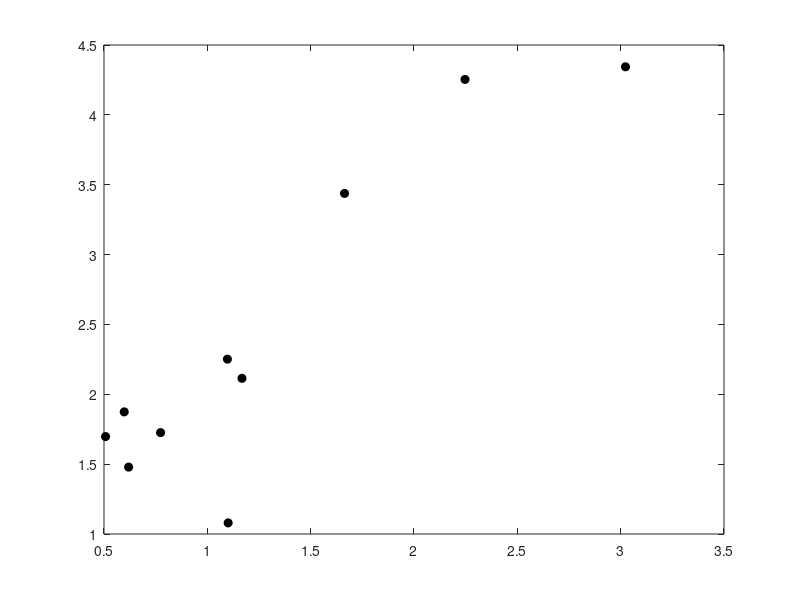

The MATLAB source for this figure:
% t-test tutorial
%
% Copyright 2020 by Joshua I. Gold

%% One-sample t-test for H0:mean=0
%
% Define the population distribution
MU  = 1;
STD = 1;

% Get random samples
N = 10;
X = normrnd(MU, STD, N, 1);

% Compute the sample mean
Xbar = mean(X);

% Compute the sample std
S = sqrt((1./(N-1)).*sum((X-Xbar).^2)); % same as S = std(X);

% Compute the t-statistic 
t = Xbar*sqrt(N)/S;

% The p-value is the probabilty of obtaining the t-statistic under the
% null hypothesis; that is, 1 minus the cdf of the t-distribution, given
% n-1 degrees of freedom (multiplied by two because we are looking at two
% symmetric tails)
p = 2.*(1-tcdf(t, N-1));

% Compare to what we get from ttest
[hello,P,another,STATS] = ttest(X);

disp(sprintf('t statistic = %.4f (computed) %.4f (from ttest)', t, STATS.tstat))
disp(sprintf('p           = %.4f (computed) %.4f (from ttest)', p, P))

%% Two-sample paired t-test for H0: equal means
%
%
% Define paired measurements in terms of a difference and then additive 
%  0-mean noise
MU1      = 1;
MUDIFF   = 1;
MUNOISE  = 0;
STDNOISE = 0.5;
STD      = 1;

% Get random samples
N = 10;
X1 = normrnd(MU1, sqrt(STD), N, 1);
X2 = X1 + MUDIFF + normrnd(MUNOISE, STDNOISE, N, 1);

% Compute the difference
D = X2 - X1;

% Compute the sample mean of the difference
Dbar = mean(D);

% Compute the sample std of the difference
SD = std(D);

% Note that X1 and X2 are highly correlated, so the variance (or std) of the
% difference needs to take into account the covariance
% var(X2 - X1) = cov(X2 - X1, X2 - X1)
%              = cov(X2, X2) + cov(X1, X1) - cov(X2, X1) - cov(X1, X2)
%              = var(X2) + var(X1) - cov(X2,X1) - cov(X1,X2)
plot(X1, X2, 'ko', 'MarkerFaceColor', 'k');
vals = cov(X1, X2);
disp(sprintf('variance of D=%.4f, computed as variance of sum=%.4f', ...
   var(D), vals(1,1) + vals(2,2) - vals(1,2) - vals(2,1)))

% Compute the t-statistic 
tD = Dbar*sqrt(N)/SD;

% The p-value is the probabilty of obtaining the t-statistic under the
% null hypothesis; that is, 1 minus the cdf of the t-distribution, given
% n-1 degrees of freedom (multiplied by two because we are looking at two
% symmetric tails)
pD = 2.*(1-tcdf(tD, N-1));

% Compare to what we get from ttest
[~,PD,~,STATSD] = ttest(D);

disp(sprintf('t statistic = %.4f (computed) %.4f (from ttest)', tD, STATSD.tstat))
disp(sprintf('p           = %.4f (computed) %.4f (from ttest)', pD, PD))

%% Two-sample unpaired t-test for H0: equal means
%
%
% Define unpaired measurements, same std
MU1 = 1;
MU2 = 2;
STD = 1;

% Get random samples, same n
N = 10;
X1 = normrnd(MU1, sqrt(STD), N, 1);
X2 = normrnd(MU2, sqrt(STD), N, 1);

% Compute test statistic
Sp = sqrt((var(X1) + var(X2))./2);
tU = (mean(X1)-mean(X2))./(Sp.*sqrt(2./N));

% The p-value is the probabilty of obtaining the t-statistic under the
% null hypothesis; that is, 1 minus the cdf of the t-distribution, given
% n-1 degrees of freedom (multiplied by two because we are looking at two
% symmetric tails)
pU = 2.*(1-tcdf(abs(tU), 2*N-2));

% Compare to what we get from ttest
[~,PU,~,STATSU] = ttest2(X1, X2);

disp(sprintf('t statistic = %.4f (computed) %.4f (from ttest)', tU, STATSU.tstat))
disp(sprintf('p           = %.4f (computed) %.4f (from ttest)', pU, PU))
